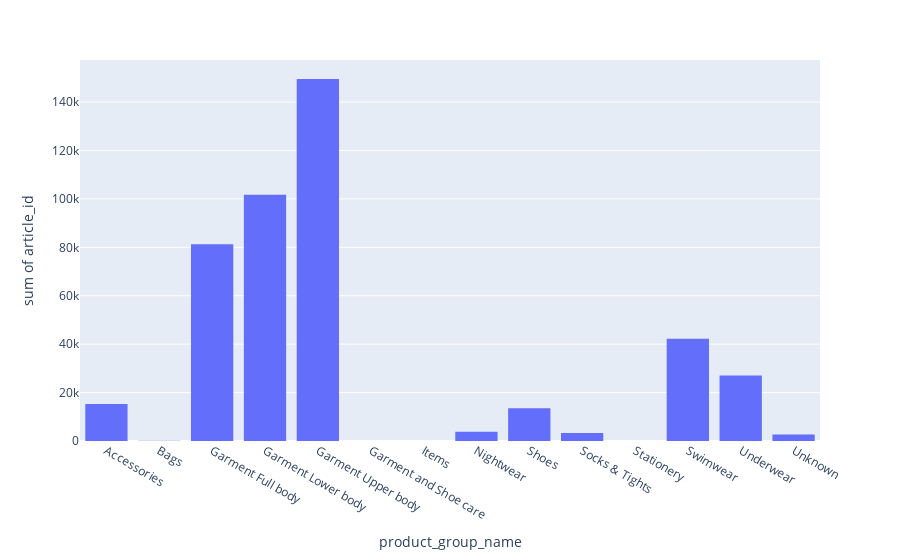

Notebook source saved alongside this figure:
### Code cell
plot_feature(detailed_transactions, "product_group_name")

### Figure 1 — Plotly figure (JSON) as saved in the notebook; plotly's stock layout.template omitted (floating-point values rounded to 4 significant figures)
{"data": [{"bingroup": "x", "histfunc": "sum", "hovertemplate": "product_group_name=%{x}<br>sum of article_id=%{y}<extra></extra>", "legendgroup": "", "marker": {"color": "#636efa", "pattern": {"shape": ""}}, "name": "", "orientation": "v", "showlegend": false, "type": "histogram", "x": ["Accessories", "Bags", "Garment Full body", "Garment Lower body", "Garment Upper body", "Garment and Shoe care", "Items", "Nightwear", "Shoes", "Socks & Tights", "Stationery", "Swimwear", "Underwear", "Unknown"], "xaxis": "x", "y": [15268, 140, 81241, 101707, 149492, 3, 46, 3856, 13475, 3343, 23, 42231, 27064, 2675], "yaxis": "y"}], "layout": {"barmode": "relative", "legend": {"tracegroupgap": 0}, "margin": {"t": 60}, "xaxis": {"anchor": "y", "domain": [0, 1], "title": {"text": "product_group_name"}}, "yaxis": {"anchor": "x", "domain": [0, 1], "title": {"text": "sum of article_id"}}}}
